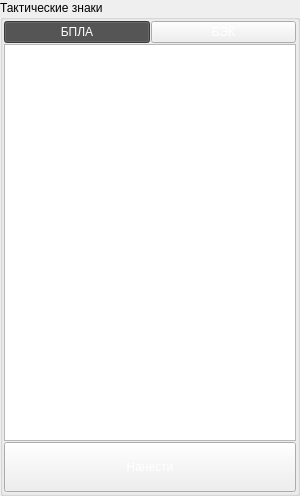
<?xml version="1.0" encoding="UTF-8"?>
<ui version="4.0">
 <class>ScenarioTacticalObjects</class>
 <widget class="QWidget" name="ScenarioTacticalObjects">
  <property name="geometry">
   <rect>
    <x>0</x>
    <y>0</y>
    <width>300</width>
    <height>496</height>
   </rect>
  </property>
  <property name="minimumSize">
   <size>
    <width>300</width>
    <height>300</height>
   </size>
  </property>
  <property name="maximumSize">
   <size>
    <width>300</width>
    <height>16777215</height>
   </size>
  </property>
  <property name="windowTitle">
   <string>ScenarioTacticalObjects</string>
  </property>
  <layout class="QVBoxLayout" name="verticalLayout" stretch="0">
   <property name="spacing">
    <number>0</number>
   </property>
   <property name="leftMargin">
    <number>0</number>
   </property>
   <property name="topMargin">
    <number>0</number>
   </property>
   <property name="rightMargin">
    <number>0</number>
   </property>
   <property name="bottomMargin">
    <number>0</number>
   </property>
   <item>
    <widget class="QGroupBox" name="gbTacticalGroup">
     <property name="styleSheet">
      <string notr="true">QPushButton {
	color:white;
} 
QPushButton:checked{
	background-color: rgb(80, 80, 80);
	border-color: white;
}
QPushButton:hover{
	background-color: grey;
	border-style: outset;
}</string>
     </property>
     <property name="title">
      <string>Тактические знаки</string>
     </property>
     <layout class="QVBoxLayout" name="verticalLayout_2">
      <property name="spacing">
       <number>1</number>
      </property>
      <property name="leftMargin">
       <number>1</number>
      </property>
      <property name="topMargin">
       <number>1</number>
      </property>
      <property name="rightMargin">
       <number>1</number>
      </property>
      <property name="bottomMargin">
       <number>1</number>
      </property>
      <item>
       <layout class="QGridLayout" name="glButton">
        <property name="spacing">
         <number>1</number>
        </property>
        <item row="0" column="1">
         <widget class="QPushButton" name="btnBEK">
          <property name="text">
           <string>БЭК</string>
          </property>
          <property name="checkable">
           <bool>true</bool>
          </property>
         </widget>
        </item>
        <item row="0" column="0">
         <widget class="QPushButton" name="btnBPLA">
          <property name="text">
           <string>БПЛА</string>
          </property>
          <property name="checkable">
           <bool>true</bool>
          </property>
          <property name="checked">
           <bool>true</bool>
          </property>
         </widget>
        </item>
       </layout>
      </item>
      <item>
       <widget class="QListWidget" name="lwTacticalSigns"/>
      </item>
      <item>
       <widget class="QPushButton" name="btnAddTacticalSign">
        <property name="minimumSize">
         <size>
          <width>0</width>
          <height>50</height>
         </size>
        </property>
        <property name="text">
         <string>Нанести</string>
        </property>
       </widget>
      </item>
     </layout>
    </widget>
   </item>
  </layout>
 </widget>
 <resources/>
 <connections/>
</ui>
